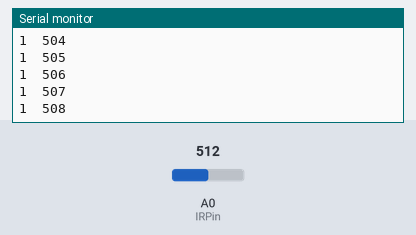
A sketch run on a simulated Arduino Uno, built with avr-gcc and run on an emulated ATmega328P. Shown: the last lines printed to the serial monitor. Inputs (shaded band) come from the test bench; at power-on: A0 (IRPin) = 512.

Above: at 1.2 s.
1.3 s: A0 (IRPin) set to 370
At 1.33 s:
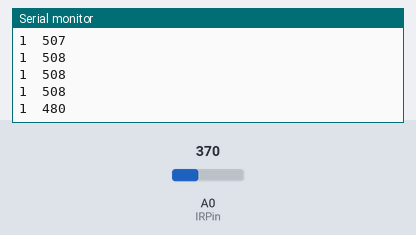
2.8 s: A0 (IRPin) set to 390
At 2.84 s:
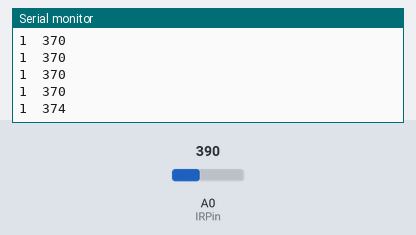
Timing chart, 0 to 5.8 s (numbered marks = the images above; inputs shaded):
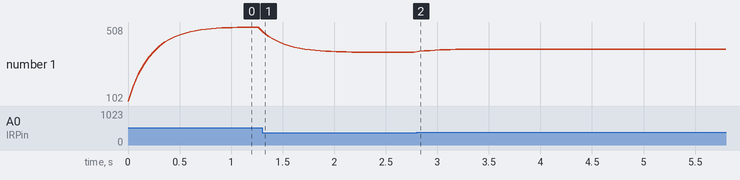

Measured:
- after the input at 1.3 s, the serial monitor: prints a new line at once (image 1)
- plotted number 1: 508 → 370 after the input at 1.3 s, 370 → 386 after the input at 2.8 s

The sketch:

IR_Distance.ino
```cpp
//Sharp IR Distance Sensor Read Code

int IRRaw,IR;
boolean landed_true;
#define IRPin 0
#define IRAlpha 0.8

void setup() {
  Serial.begin(115200);
  landed_true = 0;


}

void loop() {
  getIR();
  Serial.print(landed_true);
  Serial.print("  ");
  Serial.println(IR);
  delay(50);
}

void getIR(){
  IRRaw = analogRead(IRPin);
  IR = IRAlpha * IR + (1-IRAlpha) * IRRaw;
  if (IR > 380){
    landed_true = 1;
  } else {
    //landed_true = 0;
  }
}
```
